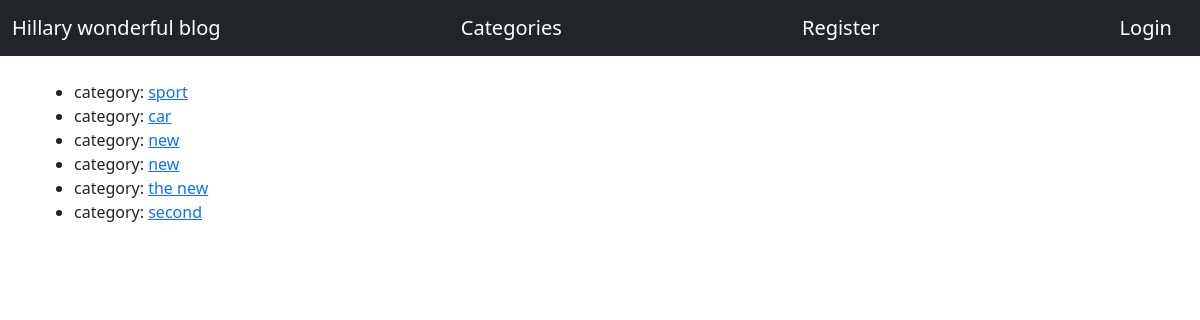
/category_list, run on the app's committed database.
### blog_apps/models.py (models this page shows, shortened)
class Category(models.Model):
    name = models.CharField(max_length=1000)
    def __str__(self):
        return self.name

### blog_apps/views.py (the view)
# urls.py: path('category_list', category_listview, name='category_listview'),
def category_listview(request):
    cat_menu = Category.objects.all()
    return render(request, 'blog_apps/category_listview.html', {'cat_menu': cat_menu})

### templates/blog_apps/category_listview.html
{% extends 'blog_apps/base.html' %}
{% block content %}
<ul>
  {% for cat in cat_menu %}
  <li>category:  <a href="{% url 'category' cat|slugify %}"> {{cat}}</a></li>
  {% endfor%}
</ul>
{% endblock %}

### data on the page
Category: name "sport"
Category: name "car"
Category: name "new"
Category: name "new"
Category: name "the new"
Category: name "second"
